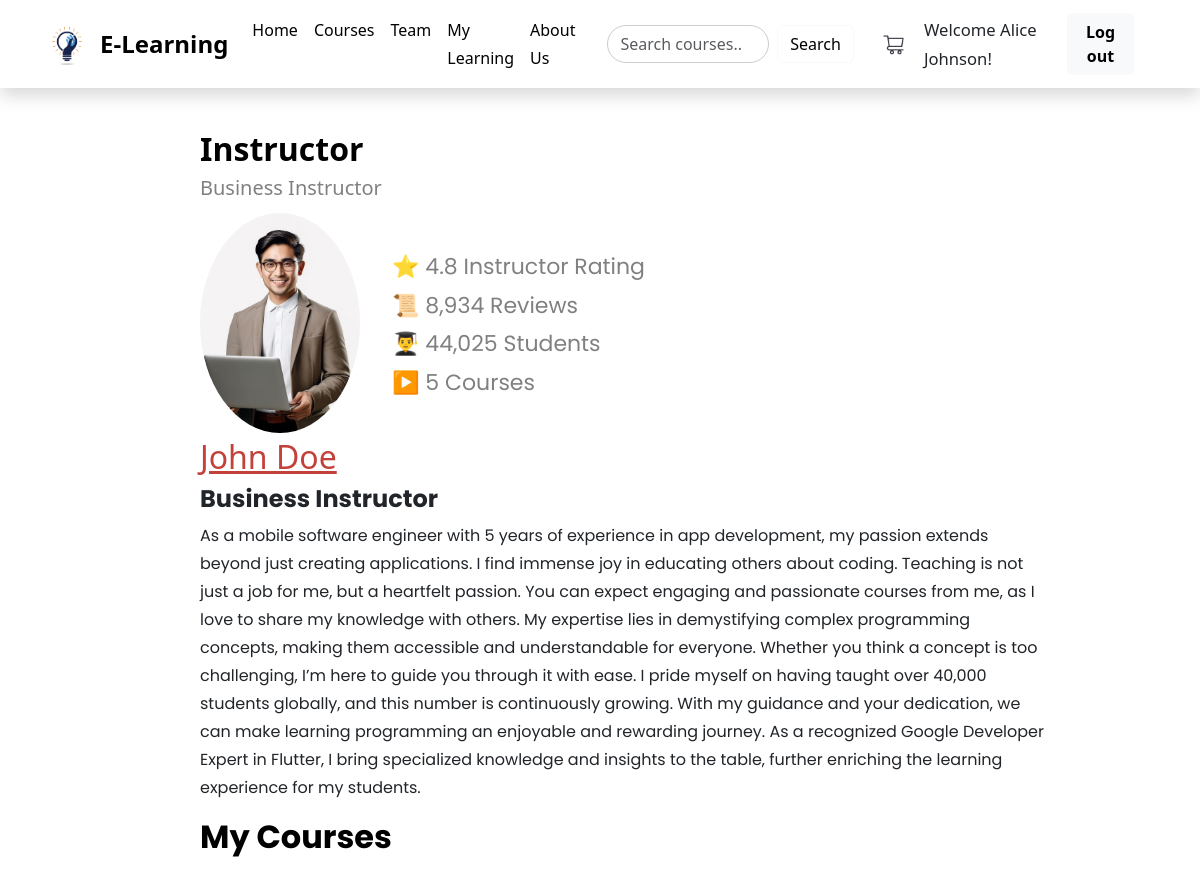
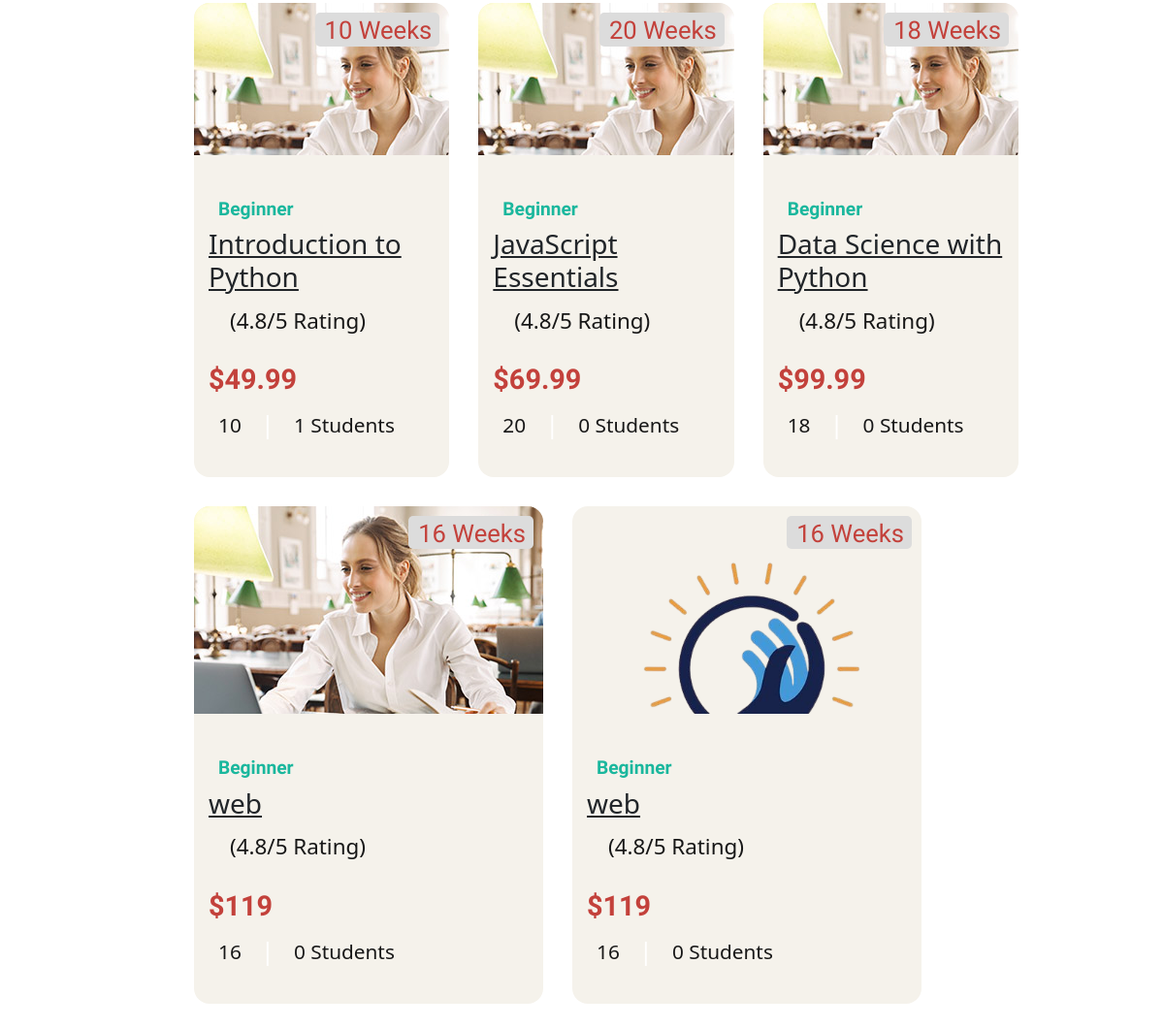
The app's page /bootstrap/instructor/instructor.php?i_id=1 (signed in), older data (2 pictures, top to bottom).
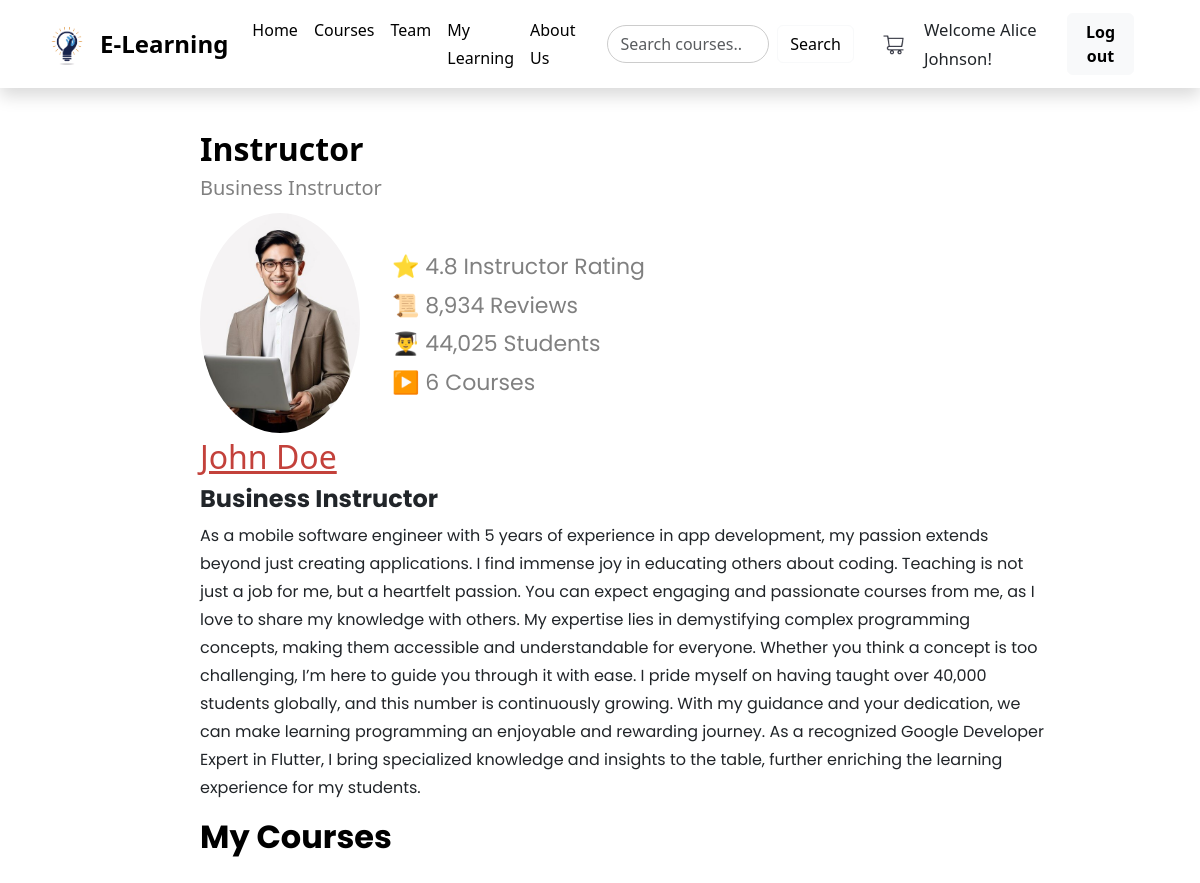
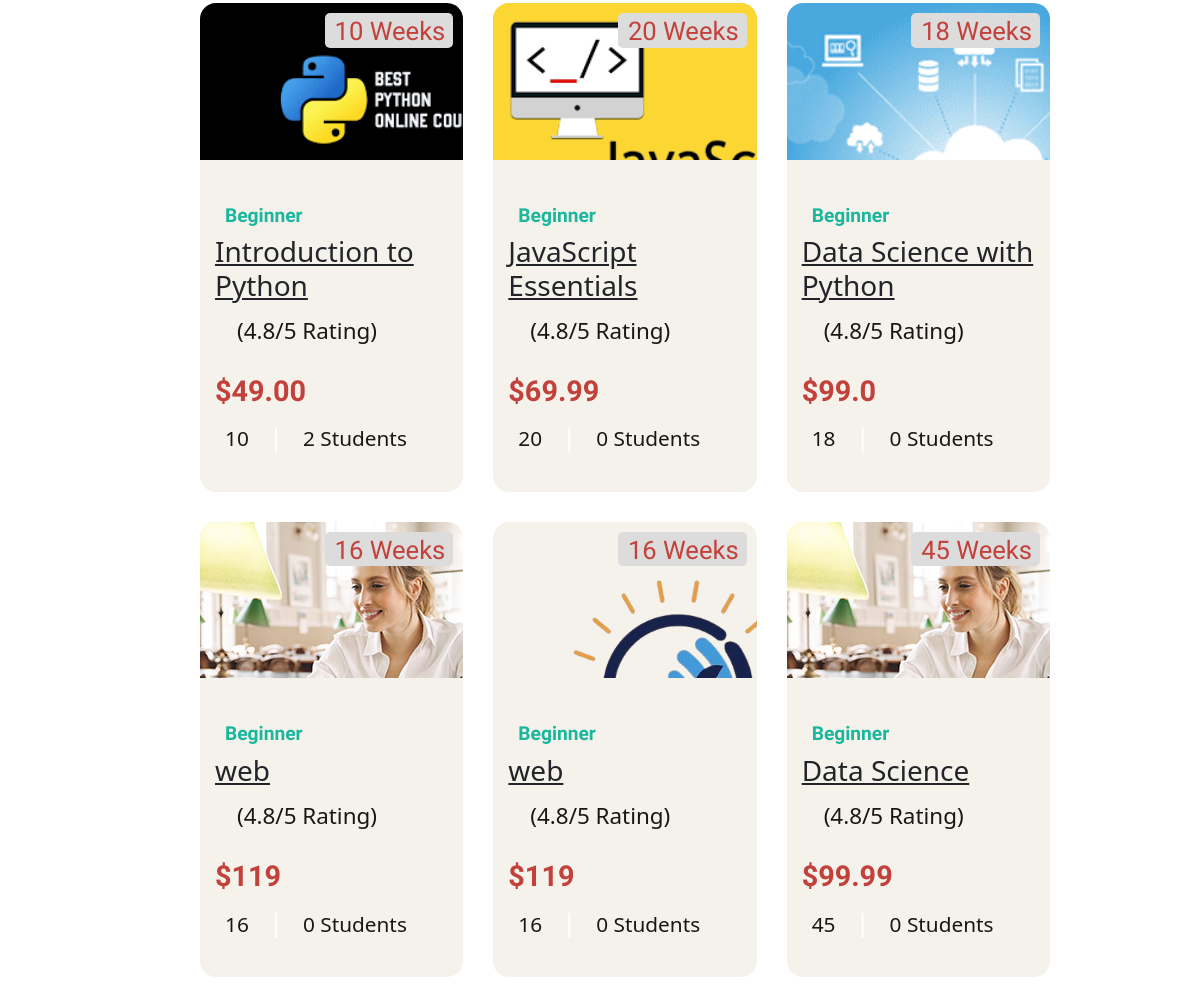
The same page, newer data (2 pictures, top to bottom).
### tables this page shows
CREATE TABLE `course` (
  `c_name` varchar(100) NOT NULL COMMENT 'Course Name',
  `c_id` int(11) NOT NULL COMMENT 'Course ID, Primary key that auto-increments',
  `c_desc` text NOT NULL COMMENT 'Description for course',
  `c_price` varchar(10) NOT NULL COMMENT 'Price of a course',
  `c_no_of_lessons` int(11) NOT NULL COMMENT 'Number of lessons in a course',
  `c_image` varchar(100) NOT NULL COMMENT 'Path to course image',
  `i_id` int(11) NOT NULL DEFAULT 1 COMMENT 'Instructor ID, foreign key from instructor table',
  `c_level` varchar(15) NOT NULL DEFAULT 'Beginner'
);

### bootstrap/instructor/instructor.php (the view, shortened to what the changed rows need)
<?php
$is_logged_in = isset($_SESSION['is_logged_in']);
?>
<!DOCTYPE html>
<html lang="en">
<head>
    <link rel="stylesheet" href="../bootstrap/css/bootstrap.min.css">
    <link rel="stylesheet" href="instructor_style.css">
    <link rel="stylesheet" href="../home/styles.css">
</head>
<body>
    <section class="ins-data">
        <?php
        if (isset($_GET['i_id'])) {
            $conn = mysqli_connect("localhost", "root", "", "e_learning");
            $sql = "SELECT i_name, i_image, i_bio, i_job_desc FROM instructor WHERE i_id = " . $_GET['i_id'];
            $result = mysqli_query($conn, $sql);
            if ($row = mysqli_fetch_assoc($result)) {
                echo '<div>
                        <h2 style="font-weight: bold; color: black;">Instructor</h2>
                        <h5 style="color: gray;">' . $row['i_bio'] . ' Instructor</h5>
                        <div class="img-container">
                            <img src="../home/' . $row['i_image'] . '" alt=' . $row['i_image'] . '>
                            <ul style="padding-top: 35px;">
                                <li>⭐ 4.8 Instructor Rating</li>
                                <li>📜 8,934 Reviews</li>
                                <li>👨‍🎓 44,025 Students</li>
                                <li>▶️ ';
                $sql = "SELECT * FROM course WHERE i_id=" . $_GET['i_id'];
                $result = mysqli_query($conn, $sql);
                echo mysqli_num_rows($result) . ' Courses</li>
                            </ul>
                        </div>
                        <h2 style=" text-decoration: underline; user-select: none;">' . $row['i_name'] . '</h2>
                    </div>
                    <div class="ins-disc">
                        <h4 style="font-weight: bold;">' . $row['i_bio'] . '
                            Instructor</h4>
                        <p>
                            ' . $row['i_job_desc'] . '
                        </p>
                    </div>';
            }
        }
        ?>
    </section>
    <section class="ins-courses">
        <h2>My Courses</h2>
        <div class="courses-list">
            <?php
            while ($row = mysqli_fetch_assoc($result)) {
                echo '
                    <div class="ins-course-card">
                        <figure class="card-banner img-holder" style="--width: 370; --height: 220;">
                            <img src="../home/' . $row['c_image'] . '" width="370" height="220" loading="lazy"
                                alt="' . $row['c_desc'] . '">
                        </figure>
                        <div class="abs-badge">
                            <ion-icon name="time-outline" aria-hidden="true"></ion-icon>
                            <span class="span">' . $row['c_no_of_lessons'] . ' Weeks</span>
                        </div>
                        <div class="card-content">
                            <span class="badge">Beginner</span>';
                if ($is_logged_in) {
                    $s_id = $_SESSION['s_id'];
                    $c_id = $row["c_id"];
                    $sql = "SELECT * FROM `old_cart` WHERE s_id = $s_id and c_id = $c_id;";
                    $result2 = mysqli_query($conn, $sql);
                    if (mysqli_num_rows($result2) == 0)
                        echo '<h3><a href="#courseModal" onclick="openModal(' . '\'' . $row['c_name'] . '\', ' . '\'' . $row['c_desc'] . '\', ' . '\'' . $row['c_no_of_lessons'] . '\', ' . '\'' . $row['c_price'] . '\', ' . '\'' . $row['c_id'] . '\')" class="card-title">' . $row["c_name"] . '</a></h3>';
                    else
                        echo '<h3><a href="../course_content/course_page.php?c_id=' . $row['c_id'] . '" class="card-title">' . $row["c_name"] . '</a></h3>';
                } else
                    echo '<h3><a href="#courseModal" onclick="openModal(' . '\'' . $row['c_name'] . '\', ' . '\'' . $row['c_desc'] . '\', ' . '\'' . $row['c_no_of_lessons'] . '\', ' . '\'' . $row['c_price'] . '\', ' . '\'' . $row['c_id'] . '\')" class="card-title">' . $row["c_name"] . '</a></h3>';
                echo
                    '<div class="wrapper">
                                <div class="rating-wrapper">
                                    <ion-icon name="star"></ion-icon>
                                    <ion-icon name="star"></ion-icon>
                                    <ion-icon name="star"></ion-icon>
                                    <ion-icon name="star"></ion-icon>
                                    <ion-icon name="star"></ion-icon>
                                </div>
                                <p class="rating-text">(4.8/5 Rating)</p>
                            </div>
                            <data class="price" value="' . $row['c_price'] . '"> $' . $row['c_price'] . '</data>
                            <ul class="card-meta-list">
                                <li class="card-meta-item">
                                    <ion-icon name="library-outline" aria-hidden="true"></ion-icon>
                                    <span class="span">' . $row['c_no_of_lessons'] . '</span>
                                </li>
                                <li class="card-meta-item">
                                    <ion-icon name="people-outline" aria-hidden="true"></ion-icon>
                                    <span class="span">';
                $sql = "SELECT count(s_id) FROM old_cart WHERE c_id = " . $row['c_id'];
                $no_of_st = mysqli_query($conn, $sql);
                $no_of_st = mysqli_fetch_assoc($no_of_st);
                echo $no_of_st['count(s_id)'] . ' Students</span>
                                </li>
                            </ul>
                        </div>
                    </div>
                ';
            }
            ?>
        </div>
    </section>
</body>
</html>

Row changes from the older to the newer data that the page shows:
changed course "Introduction to Python": c_image: a different picture; c_price "49.99" → "49.00"; count "1" → "2"
changed course "JavaScript Essentials": c_image: a different picture
changed course "Data Science with Python": c_image: a different picture; c_price "99.99" → "99.0"
added course: c_image (picture), c_no_of_lessons "45", c_name "Data Science", c_price "99.99", count "0"
Text that changed along with them:
mysqli_num_rows($result): "5" → "6"
